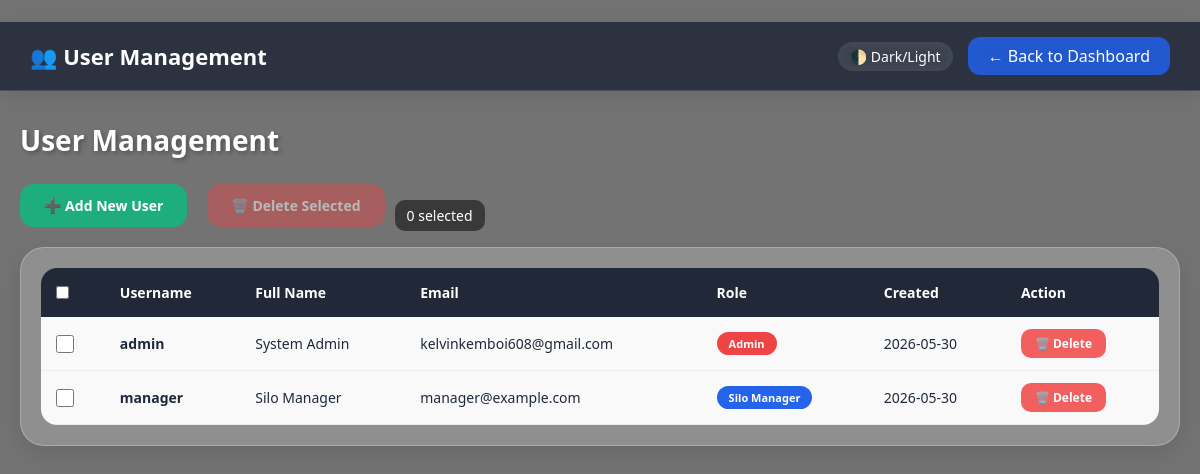
The app's page /users (signed in) with its own data.
### tables this page shows
CREATE TABLE users (
            id INTEGER PRIMARY KEY AUTOINCREMENT,
            username TEXT UNIQUE NOT NULL,
            password TEXT NOT NULL,
            email TEXT,
            phone TEXT,
            role TEXT NOT NULL,
            full_name TEXT,
            created_at TIMESTAMP DEFAULT CURRENT_TIMESTAMP
        );

### app.py (the view)
@app.route('/users')
@login_required
@admin_required
def users():
    conn = get_db()
    users = conn.execute("SELECT id, username, email, role, full_name, created_at FROM users").fetchall()
    conn.close()
    return render_template('users.html', users=users)

### app.py (called while the page is built)
def get_db():
    conn = sqlite3.connect(DB_PATH)
    conn.row_factory = sqlite3.Row
    return conn

def login_required(f):
    @wraps(f)
    def decorated(*args, **kwargs):
        if 'user_id' not in session:
            return redirect(url_for('login'))
        return f(*args, **kwargs)
    return decorated

def admin_required(f):
    @wraps(f)
    def decorated(*args, **kwargs):
        if 'user_id' not in session:
            return redirect(url_for('login'))
        if session.get('role') != 'admin':
            return "Access Denied", 403
        return f(*args, **kwargs)
    return decorated

@app.context_processor
def inject_pending_count():
    if 'user_id' in session and session.get('role') == 'admin':
        conn = get_db()
        count = conn.execute("SELECT COUNT(*) as count FROM pending_users WHERE status = 'pending'").fetchone()
        conn.close()
        return {'pending_count': count['count'] if count else 0}
    return {'pending_count': 0}

### templates/users.html (shortened to what this page needs)
﻿<!DOCTYPE html>
<html lang="en">
<head>
</head>
<body>
    <div class="navbar">
        <div class="nav-brand">👥 User Management</div>
        <div style="display: flex; gap: 15px; align-items: center;">
            <button class="theme-toggle" onclick="toggleTheme()">🌓 Dark/Light</button>
            <a href="/dashboard" class="back-btn">← Back to Dashboard</a>
        </div>
    </div>
    <div class="container">
        <h1 class="page-title">User Management</h1>
        <div style="display: flex; flex-wrap: wrap; gap: 10px; align-items: center;">
            <button class="btn-add" onclick="showModal()">➕ Add New User</button>
            <button id="deleteSelectedBtn" class="btn-delete-selected" disabled onclick="deleteSelected()">
                🗑️ Delete Selected
            </button>
            <span id="selectedCount" style="color: white; background: rgba(0,0,0,0.5); padding: 6px 12px; border-radius: 10px; font-size: 14px;">
                0 selected
            </span>
        </div>
        <div class="table-container">
            <table>
                <thead>
                    <tr>
                        <th><input type="checkbox" id="selectAll" onchange="toggleAllCheckboxes()"></th>
                        <th>Username</th>
                        <th>Full Name</th>
                        <th>Email</th>
                        <th>Role</th>
                        <th>Created</th>
                        <th>Action</th>
                    </tr>
                </thead>
                <tbody>
                    {% for user in users %}
                    <tr>
                        <td><input type="checkbox" class="user-checkbox" value="{{ user.id }}" onchange="updateDeleteButton()"></td>
                        <td><strong>{{ user.username }}</strong></td>
                        <td>{{ user.full_name or '-' }}</td>
                        <td>{{ user.email or '-' }}</td>
                        <td>
                            <span class="role-badge role-{{ user.role }}">
                                {{ user.role.replace('_', ' ').title() }}
                            </span>
                        </td>
                        <td>{{ user.created_at[:10] if user.created_at else '-' }}</td>
                        <td>
                            <button onclick="deleteUser({{ user.id }})" class="btn-delete">
                                🗑️ Delete
                            </button>
                        </td>
                    </tr>
                    {% endfor %}
                </tbody>
            </table>
        </div>
    </div>
</body>
</html>

### templates/users.html (style rules this page uses)
* { margin: 0; padding: 0; box-sizing: border-box; font-family: 'Segoe UI', Tahoma, Geneva, Verdana, sans-serif; }
:root { --bg-opacity: 0.55; --card-opacity: 0.2; --blur-amount: 12px; --transition: all 0.3s cubic-bezier(0.4, 0, 0.2, 1); }
body { background-image: url('https://images.unsplash.com/photo-1574323347407-f5e1ad6d020b?w=1600'); background-size: cover; background-position: center; background-attachment: fixed; background-repeat: no-repeat; min-height: 100vh; transition: var(--transition); }
body::before { content: ''; position: fixed; top: 0; left: 0; width: 100%; height: 100%; background: rgba(0, 0, 0, var(--bg-opacity)); z-index: -1; transition: var(--transition); }
.theme-toggle { background: rgba(255,255,255,0.15); border: none; border-radius: 30px; padding: 5px 12px; cursor: pointer; color: white; font-size: 14px; backdrop-filter: blur(8px); transition: var(--transition); }
.navbar { background: rgba(15, 23, 42, 0.7); backdrop-filter: blur(16px); color: white; padding: 15px 30px; display: flex; justify-content: space-between; align-items: center; flex-wrap: wrap; border-bottom: 1px solid rgba(255,255,255,0.15); position: sticky; top: 0; z-index: 100; box-shadow: 0 4px 20px rgba(0,0,0,0.1); }
.nav-brand { font-size: 22px; font-weight: bold; }
.back-btn { background: rgba(37, 99, 235, 0.85); backdrop-filter: blur(8px); padding: 8px 20px; border-radius: 12px; text-decoration: none; color: white; transition: var(--transition); display: inline-flex; align-items: center; gap: 8px; font-weight: 500; }
.container { max-width: 1200px; margin: 30px auto; padding: 0 20px; }
.page-title { font-size: 28px; font-weight: 700; margin-bottom: 25px; color: white; text-shadow: 2px 2px 4px rgba(0,0,0,0.3); }
.btn-add { background: rgba(16, 185, 129, 0.85); backdrop-filter: blur(8px); padding: 12px 24px; border: none; border-radius: 14px; color: white; font-weight: 600; cursor: pointer; transition: var(--transition); margin-bottom: 20px; font-size: 14px; display: inline-flex; align-items: center; gap: 8px; }
.btn-delete-selected { background: rgba(239, 68, 68, 0.85); backdrop-filter: blur(8px); padding: 12px 24px; border: none; border-radius: 14px; color: white; font-weight: 600; cursor: pointer; transition: var(--transition); margin-bottom: 20px; font-size: 14px; display: inline-flex; align-items: center; gap: 8px; margin-left: 10px; }
.btn-delete-selected:disabled { opacity: 0.5; cursor: not-allowed; transform: none; }
.table-container { background: rgba(255, 255, 255, var(--card-opacity)); backdrop-filter: blur(var(--blur-amount)); border-radius: 24px; padding: 20px; border: 1px solid rgba(255,255,255,0.25); overflow-x: auto; transition: var(--transition); box-shadow: 0 8px 25px rgba(0,0,0,0.1); }
table { width: 100%; border-collapse: collapse; border-radius: 16px; overflow: hidden; }
th { background: rgba(15, 23, 42, 0.85); color: white; padding: 15px; text-align: left; font-weight: 600; font-size: 14px; }
td { background: rgba(255, 255, 255, 0.95); padding: 12px 15px; border-bottom: 1px solid rgba(0,0,0,0.05); color: #1e293b; font-size: 14px; }
.role-badge { display: inline-block; padding: 4px 12px; border-radius: 20px; font-size: 11px; font-weight: 600; text-transform: capitalize; }
.role-admin { background: #ef4444; color: white; }
.role-silo_manager { background: #2563eb; color: white; }
.btn-delete { background: rgba(239, 68, 68, 0.85); backdrop-filter: blur(8px); padding: 6px 14px; border: none; border-radius: 10px; color: white; font-weight: 600; cursor: pointer; transition: var(--transition); font-size: 12px; }
.user-checkbox { width: 18px; height: 18px; cursor: pointer; accent-color: #2563eb; }

### records on screen
users: username "admin", full_name "System Admin", email "kelvinkemboi608@gmail.com", role.replace "Admin", created_at "2026-05-30"
users: username "manager", full_name "Silo Manager", email "manager@example.com", role.replace "Silo Manager", created_at "2026-05-30"
